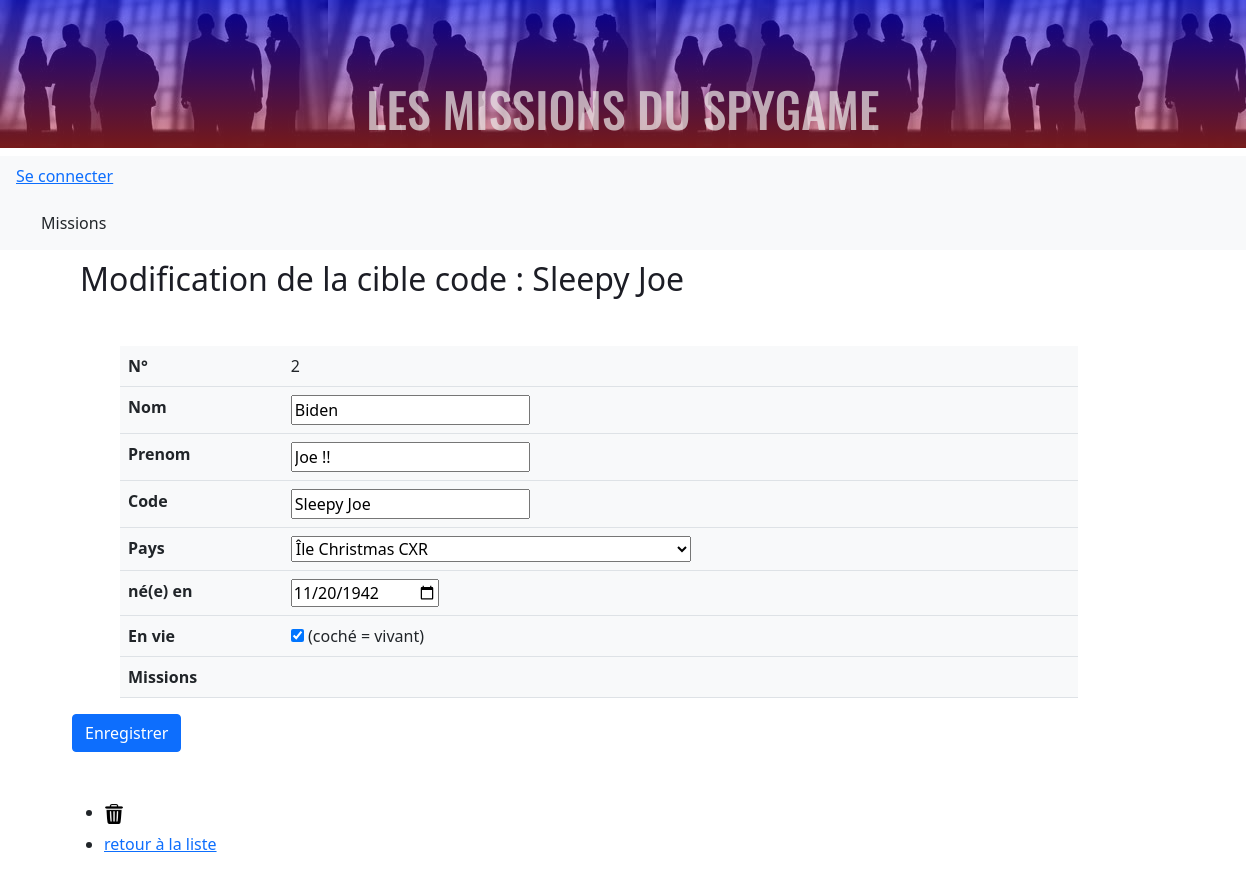
Page /Router/targetRouter.php?entity=targets&id=2&action=edit on the committed database.
### tables this page shows
CREATE TABLE `targets` (
  `id` int NOT NULL AUTO_INCREMENT,
  `lastname` varchar(100) NOT NULL,
  `firstname` varchar(100) NOT NULL,
  `code` varchar(100) NOT NULL,
  `countryId` int NOT NULL,
  `isDead` tinyint(1) NOT NULL,
  `dateOfBirth` date NOT NULL,
  PRIMARY KEY (`id`)
);

CREATE TABLE `countries` (
  `id` smallint unsigned NOT NULL AUTO_INCREMENT,
  `code` varchar(3) NOT NULL,
  `name` varchar(45) NOT NULL,
  PRIMARY KEY (`id`),
  UNIQUE KEY `alpha3` (`code`)
);

### Controller/TargetController.php (called while the page is built, shortened)
<?php
require_once('model/TargetManager.php');
require_once('model/CountryManager.php');
function editTarget(int $id)
{
    $targetManager = new TargetManager();
    $showTarget = $targetManager->getTarget($id);
    $targetMissions = $targetManager->getMissionsFromTarget($id);
    require('view/target/editTarget.php');
}

### model/TargetManager.php (called while the page is built, shortened)
<?php
require_once('Class/Target.php');
class TargetManager extends Manager
{
    function getTarget(int $id)
    {
        $db=Manager::dbConnect();
        $sql="SELECT targets.id, targets.lastname,targets.firstname, targets.code, targets.isDead,
        targets.countryId, targets.dateOfBirth
        FROM targets
        WHERE targets.id = ?";
        $req = $db->prepare($sql);
        $req->bindValue(1, $id, PDO::PARAM_STR);
        $req->execute();
        return $req;
    }
     function getMissionsFromTarget($targetId)
     {
         $db=Manager::dbConnect();
         $sql="SELECT missionId, title  FROM missions_targets
         INNER JOIN missions
         ON missions_targets.missionId = missions.id
         WHERE targetId = ".$targetId;
         $req = $db->prepare($sql);
         $req->execute();
         return $req;
     }
}

### Class/Target.php (called while the page is built, shortened)
<?php
class Target
{
    private INT $id;
    private string $firstname;
    private string $lastname;
    private  $dateOfBirth;
    private string $code;
    private int $countryId;
    private bool $isDead;
    public function getId(): ?int
    {
        return $this->id;
    }
    public function getFirstname(): string
    {
        return (string) $this->firstname;
    }
    public function getLastname(): string
    {
        return (string) $this->lastname;
    }
    public function getCode(): string
    {
        return (string) $this->code;
    }
    public function getCountryId(): int
    {
        return (int) $this->countryId;
    }
    public function getIsDead(): int
    {
        return (int) $this->isDead;
    }
    public function getDateOfBirth() :string
    {
        return $this->dateOfBirth;
    }
}

### model/CountryManager.php (called while the page is built, shortened)
<?php
require_once('Class/Country.php');
class CountryManager
{
    function getCountries()
    {
        $db=Manager::dbConnect();
        $sql="SELECT Countries.id, Countries.name,Countries.code
        FROM Countries
        ORDER BY countries.name ASC ;";
        $req = $db->prepare($sql);
        $req->execute();
        return $req;
    }
}

### Class/Country.php (called while the page is built, shortened)
<?php
class Country
{
    private INT $id;
    private string $name;
    private string $code;
    public function getId():int  {
        return $this->id;
    }
    public function getFullName():string
    {
        return $this->name. " ".$this->code;
    }
}

### view/target/editTarget.php (the view, shortened to what this page needs)
<?php
$target = $showTarget->fetchObject('Target');
if($target) {
    $countryManager = new CountryManager();
    $listCountries = $countryManager->getCountries();
    $titleh2 = "<h2>Modification de la cible code : ".$target->getCode()."</h2>";
}else {
    echo('Aucun resultat pour cette requête !');
    die;
}
?>
<div class="container-fluid m-5">
    <form method="post" action="index.php?entity=targets">
        <table class="table bg-light mx-5" style="width: 80%;">
            <tr>
                <th>N°</th>
                <td><?=  $target->getId(); ?></td>
            </tr>
            <tr>
                <th><label for="lastname">Nom</label></th>
                <td><input  type = "text" id="lastname" name="lastname"  value="<?=  $target->getLastName(); ?>"></td>
            </tr>
            <tr>
                <th><label for="firstname">Prenom</th>
                <td><input type="text" id ="firstname" name="firstname" value="<?= $target->getFirstname();  ?>"></td>
            </tr>
            <tr>
                <th><label for="code">Code</th>
                <td><input type="text" id ="code" name="code" value="<?= $target->getcode();  ?>"></td>
            </tr>
            <tr>
                <th><label for="countryId" >Pays</th>
                <td><select id="countryId" name="countryId">
                <?php
                while  ($country = $listCountries->fetchObject('Country'))
                {?>
                    <option value="<?= $country->getId() ?>"
                    <?= $country->getId()===$target->getCountryId() ? "selected":"" ?>
                    ><?= $country->getFullName() ?>
                    </option>
                <?php
                }
                ?>
                </td>
            </tr>
            <tr>
                <th><label for="dateOfBirth" >né(e) en</label></th>
                <td><input type = "date" id="dateOfBirth" name="dateOfBirth"
                    value="<?= htmlspecialchars($target->getdateOfBirth()); ?>">
                </td>
            </tr>
            <tr>
                <th><label for="isDead">En vie</label></th>
                <td><input type="checkbox"
                            value="0"
                            id="isDead"
                            name="isDead" <?= $target->getIsDead() ? 'checked':''  ?>checked> (coché = vivant)</td>
            </tr>
            <tr>
            <th>Missions</th>
            <td>
            </td>
        </tr>
        </table>
        <button type="submit" name="targetUpdate"class="btn btn-primary">Enregistrer</button>
    </form>
    <ul class="mt-5">
        <?php if($targetMissions->rowCount()==0) { ?>
            <li>
                <a href=<?= '?entity=targets&id='.$target->getId().'&action=delete' ?>
                    onclick="return confirm('Etes vous sur de vouloir effectuer la suppression ?')">
                    <img class="picto" title= "delete" src="./asset/image/bin.png" alt="bin icon"></a>
            </li>
        <?php } ?>
        <li><a href=<?= '?entity=targets' ?>>retour à la liste</a></li>
    </ul>
</div>
<?php
require('view/layout.php'); ?>

### style/style.css (style rules this page uses)
h2 { margin: 10px 0 20px 80px; color: rgb(28, 29, 37); }
.picto { width :20px; }
li { margin-bottom: 8px; }
ul { list-style-type :disc; }

### rows in the picture
targets: code "Sleepy Joe", id "2", lastname "Biden", firstname "Joe !!", countryId "Île Christmas CXR", dateOfBirth "11/20/1942", isDead "☑"
